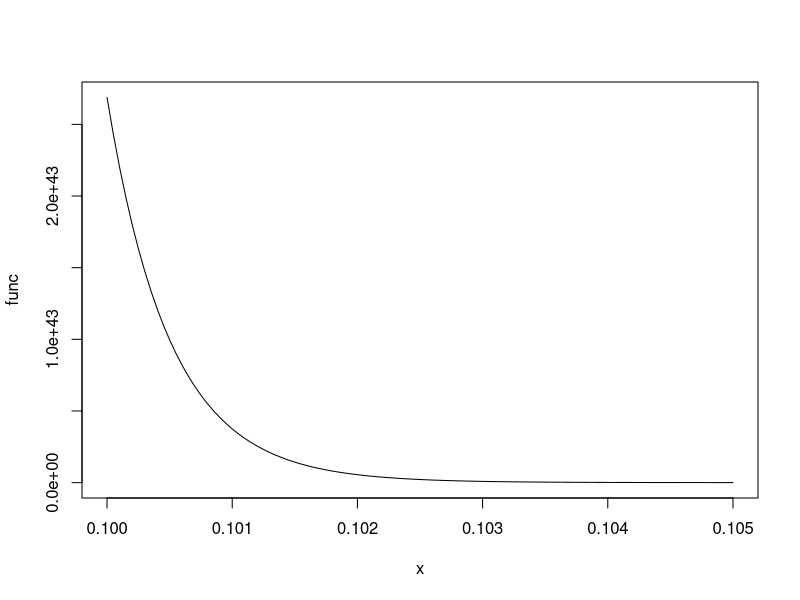
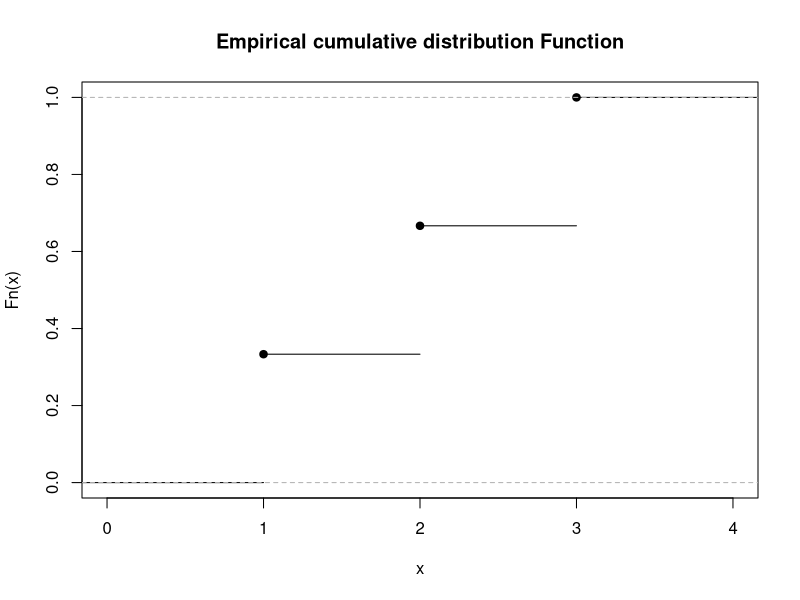

Write R code to recreate these figures, in order.
4+4


# this is commit 
2*4^2

#we can see that from very large or very small numbers R uses Scientific notation
format(2*10^6) 



format(2*10^6, scientific = FALSE)


12/0           # we can get infinite as a result

log(0) # we can also get infinite as a result 

sqrt(-3) # Nan Stands for "not a number"

sqrt(3)


?round # "?" this is for finding documentation of any model,function

round(110.123456, 3)

# this is equivalent to
round(x=10.123456,digit= 3)


"statistics"  # this is a string of characters

# below is single comma and still same result as a string with two comma

'statistics'

log(1)        # log is natural logarithm

exp(1)          # exponential function

pi


                # create a variable and assign value to it 
x<-12
x


y<-8 
y

#sum of two variable values
z=x+y
z



                            # remove the object 
rm(x) # remove the object 
try(x) # finding the object 
# result Error in eval(ei, envir) : object 'x' not found



                  # line 35 si equivalent to
x = 10 # "=" is equivalent to "<-" and means assignment
x

try(x)


          # Same thing happend if we do 23->x or 23<-x or 23 = x
23->x
x


#if you want to create an object and display it immediately
# you can use round parenthesis
(x<- 30)


# this is equivalent to
x<-30; x # ; is equivalent to going to new line 


x*2
# or 
2*x

# let us see how to create a function 

?`function-class`  # watching the documentation of function class
func <- function(x){exp(1/x^2)}
func(10)

# same result without function and assign values directly 
exp(1/10^2)

plot(func, 0.1,0.105) # to plot the function in the interval [0.1,0.105]



 # logic operations



3>4
4>1
4>=3
4<=3

3 == 4 # double equality is used to verify equality
4 == 4

3 != 4 # "!=" means "different from"

4 != 4 # "!=" means "different from"


TRUE != FALSE

"ciao" != "hi"
"ciao" < "hi" # R considers the alphabetical order



!(2>3) #"!" means negation


# | means logic union
# you get TRUE if at least one of the two statement is TRUE
(2>3)|(3<4)

# it is equivalent to
any(2>3,3<4)

# & means logic intersection
# you get TRUE if both statements are TRUE
(2>3)&(3<4)


# it is equivalent to
all(2>3,3<4)

# function "c" (concatenate)
(x= c(4,7,9))

(y=c(14,10))

c(x,y) # you can concatenate tow vectors together

c(y,x)

# numeric sequences
3:23

24:10 # from 24 to 10 all numbers


(x=1:6)# it define the range of numbers from 1 to 6 

 
x + 4 # to add 4 to each elements of x which had value 1:6 and 4 will add each elemets


x/4 # to divide by 4 each element of x which had value 1:6 and 4 will divide each elemets

x^2 # to get the square of the each element which had value 1:6 and 4 will square each elemets

sqrt(x) # the function is applied element-wise

abs(x) # absolute value

exp(x);log(x)  # ;new line  

?exp # watching the exponetial doccuments 


# summing up two vectors of different lengths
# the shortest one is recycled
1:3 + 1:6

1:4 + 1:6 # this yields a warning

sum(x) # to sum all elements of the vector "x" which had value 1:6 it will some 1 2 3 4 5 6

prod(x) # to get the product which had value 1:6 it will some 1 2 3 4 5 6

max(x) # to get the maximum which had value 1:6 it will some 1 2 3 4 5 6

min(x) # to get the minimum  which had value 1:6 it will some 1 2 3 4 5 6

range(x) # to get min and max together
length(x) # to get the length of the vector


# how can we compute the mean of the elements of x 
sum(x)/length(x)

# but we can use directly the mean function
mean(x)

# to get the sequence of numbers between 0 and 1 equally spaced by 0.02
seq(0,1,by=0.2)

# or you can fix the number of (equally spaced) numbers that you want to obtain
seq(0,1,length.out=20)

seq(0,1,length.out=10)

cumsum(x) # cumulative sum
?cumsum # # watching the cumulative sum doccuments 

# to get the second element of x
x[2]


(x <- runif(20)) # to create a vector with 20 pseudo-random numbers between 0 and 1x
(x<- runif(50))

cumsum(x)[length(x)]

# the inverse operation of cumsum is diff
x= c(4,5,3)
diff(x) # takes the difference between each element and the previous element

1 %in% x # to verify if 1 belongs to x

4 %in% x

5 %in% x

# we have two menthod with "=" or "<-"
# method 1 
x = 1:4
y = c(1,2,13,40)
y %in% x

# method 2 
x <- 1:4
y <- c(1,2,13,40)
y %in% x


 # to sort the elements of a vector
sort(c(2,4,1,0,7,5,3,6))

# sort inverse 
sort(c(2,4,1,0,7,5,3,6),decreasing = TRUE)


unique(c(1,2,1,1,1,3,4,3,3)) # to get the unique values of a vector


# which() gives you the position of the elements of a vector satisfying a certain condition
x = c(0,3,2)
which(x<=3 & x>=2)

# which() gives you the position of the elements of a vector satisfying a certain condition
x = c(0,1,4,5,6,3,9,7,10,2)
which(x<=7& x>=1)


rep(1:3,2) # for repeating a vector



x= 1:1000
head(x)

tail(x)
##

# start with page 10 lecture 1 


# ecdf(x): computes the Empirical Cumulative Distribution Function (ECDF)
# It returns a function F(t) = proportion of observations in x that are ≤ t
# Used to estimate the distribution of a sample without assuming any model
# Example: ecdf(x)(2) gives P(X ≤ 2) based on the data

x = c(1,1,1,2,2,3,5,5)
ecdf(x) # this yields the empirical cumulative distribution function
?ecdf

ecdf(x)(2)


# this is the proportion of elements of the vector x
# that are smaller than or equal to 2
# therefore line 187 is equivalent to
sum(x<=2)/length(x)

x= c(1,2,3)
plot(ecdf(x), main = "Empirical cumulative distribution Function")


# in R there are four types of vectors
(x=c(TRUE, FALSE)) # logical vector


(y=c(1L, 6L,10L)) # integer vector

(w=c(1,2.5,-4.5)) # double

(z=c("aa","ab")) # character strings vector


typeof(x)
typeof(y)
typeof(w)
typeof(z)

#all elements of a vector must be of the same type
# otherwise you get coercion in this direction
# characther <- double <- integer <- logical
# for instance
c(TRUE,10)

x = c(8.1,9.1,4.3,4.2)
x


#index for finding value 

x[1]
#or 
x[[1]]
x[3]

# finding multiple value through indexing 
x[1:4]

# Concant function 

x[c(1,4)]

# to select all elements of x that are greater than 5
x[x>5]


# NA means "not available" and refers to missing values
(x=c(1,NA,2))

(x = c(8.1,6.2,4.3))



# we can substitute elements of a vector

x[3] = 4 # equivalent to: x[3]<-4
x

# lists are generalizations of vectors where each element can be anything
(l1 <- list(1:3,"a",c(TRUE,FALSE,TRUE),c(2.3,5.3)))

l1[[3]]
# OR
l1[3]
l1[c(1,3)]


# a vector can be converted into a list
(alist = as.list(1:3))


# or viceversa a list can be converted into a vector
unlist(alist)

# R objects can be given attributes, for instance dim
(z<-1:6)

# WE HAVE TO METHOD TO CALL MATRIC 
dim(z)<- c(3,2) # in this way z becomes a matrix
z
?dim


 
# we obtain the same if we write
z <- matrix(1:6, nrow=3, ncol=2)
z

# if we want to create the matrix rowwise
(z <- matrix(1:6, nrow=3, ncol=2, byrow=TRUE))


# NOW we are going to Indexing on matrix 
z[1,2]
z[1:3]
z[2:3]
# if we want to select the second column
z[,2]
z[1,]

# to obtain a submatrix given by the first and third row
z[c(1,3),]

# to obtain the submatrix given by the second column
z[,2, drop=FALSE]

# vectors can be named
(x=1:3)
names(x) <- c("first","second","third")
x

x['second']

# one can create the same named vector as follows
(x=c("first"=1, "second"=2,"third"=3))


# lists can also be named
l1

names(l1) <- c("Antonio", "Giovanni", "Giuseppe", "Fabrizio")
# to recall the second element of the list
l1[[2]]


# character vectors vs factor vectors
x = c("a", "b", "a", "a", "c", "b")
# let y be a factor with values given by x
y = factor(x)
x


y

levels(y)


# factors allow us to manage ordinal variables
x = c("good", "sufficient", "good", "very good", "sufficient", "not sufficient")
# let x become a factor
(x=factor(x))


# R generally considers the alphabetic order for character strings
(x=factor(x, levels=c("not sufficient", "sufficient", "good", "very good"),
          ordered = TRUE))

# in this way R understands that the levels are ordered
x>= "good"

# data frames
# techinically data frames are lists whose elements are vectors of equal length
foo = 1:5
bar = 2*foo
(foo.bar = data.frame(foo, bar))


is.data.frame(foo.bar)
is.list(foo.bar)


# a dataframe in the base package of R is Orange
?Orange
# if we have a large dataframe, head() and tail() are useful
head(Orange) # to see just the first 6 rows


tail(Orange) # to see just the last 6 rows

nrow(Orange) # number of rows/statistical units
ncol(Orange) # number of columns/variables

Orange$circumference # to obtain the variable circumference in the dataframe Orange
summary(Orange$circumference)

names(Orange) # the names of the variables
colnames(Orange) # this is equivalent
rownames(Orange)
dim(Orange) # dimensions of the dataframe

# in this case 35 rows/stat units and 3 columns/variables
Orange$Tree == 2 # this yields a logical vector
# How can we select the rows in which Tree is equal to 2?
Orange[Orange$Tree==2,]

# as an alternative we can write
subset(Orange, Tree==2)


# the subset function handles better missing values
# what if we want to select the rows where age is greater than 1300?
Orange[Orange$age > 1300, ]
# or
subset(Orange, age>1300)
# mtcars is a dataframe with rownames

# what if I want to select the rows where age is greater than 1300 and Tree is
# equal to 2?
subset(Orange, age>1300 & Tree==2)


# to select the first and third row
Orange[c(1,3),]


# to get the first three rows and the third column
Orange[1:3,3]


# to select the second and third column
Orange[,2:3]

# this is the same as removing the first column
Orange[,-1]

# we can select the second column in this way
Orange[,2]

# or
Orange[["age"]]

# or
Orange$age

# or
Orange[,"age"]

# or
variable <- "age"
Orange[[variable]]

# to get a new dataframe form Orange just with the second column
Orange[,"age", drop=FALSE]


# to get a new dataframe from Orange just with Tree and circumference
Orange[,c("Tree", "circumference")]


# or
subset(Orange, select=c("Tree", "circumference"))


# let us now create a new dataframe with just the first 7 rows
(Orange.new=head(Orange, 7))


# to add a variable
new.var = c(1,2,4,2,1,1,3)
Orange.new = cbind(Orange.new, new.var)
Orange.new

# to change the name of the new variable
names(Orange.new)[names(Orange.new)=="new.var"] <- "var.new"
Orange.new


# use setwd() to select the working directory of go to Session -> Select working directory
setwd("D:/1 Univesrity work/Lect/Statistics/R-language/Dataset setwed directory")
getwd() # to get the working directory
dir() # to get the content of the working directory


weather = read.csv("weather_data.csv")
# View(weather) # to see the dataframe weather
summary(weather)


names(weather)

weather$Max.Gust.SpeedMPH
is.na(weather$Max.Gust.SpeedMPH) # it returns TRUE if the value is missing


# and FALSE otherwise
# how to get the positions of the missing values?
which(is.na(weather$Max.Gust.SpeedMPH))
# how can we find out how many the missing values are?
sum(is.na(weather$Max.Gust.SpeedMPH))

weather$Events

# how to tell how many values are taken by the variable Events?
length(unique(weather$Events))


unique(weather$Events)


# install.packages("tidyverse")


# we did that why it in comment install.packages("tidyverse")



library(tidyverse)

